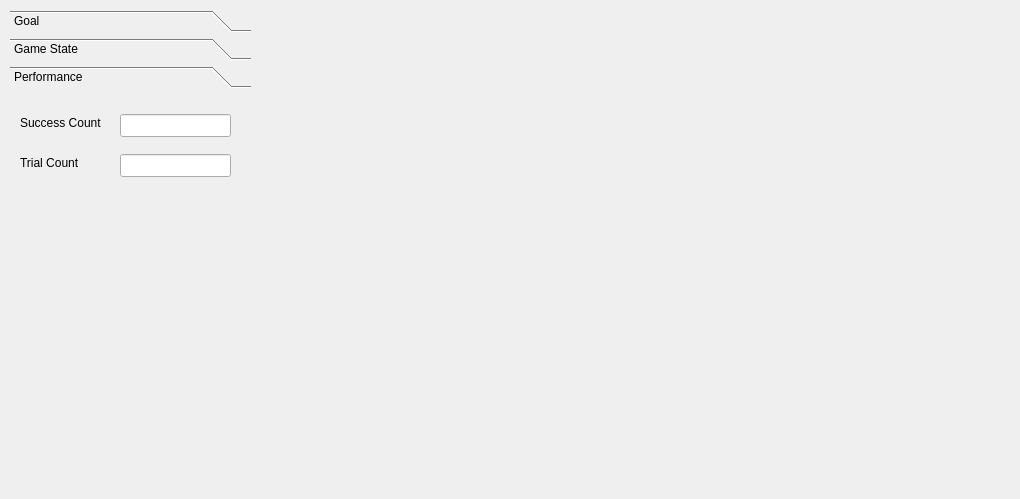
<ui version="4.0" >
 <class>CaseViewClass</class>
 <widget class="QWidget" name="CaseViewClass" >
  <property name="geometry" >
   <rect>
    <x>0</x>
    <y>0</y>
    <width>1020</width>
    <height>499</height>
   </rect>
  </property>
  <property name="windowTitle" >
   <string>CaseView</string>
  </property>
  <widget class="QFrame" name="frmPlanView" >
   <property name="geometry" >
    <rect>
     <x>260</x>
     <y>10</y>
     <width>751</width>
     <height>480</height>
    </rect>
   </property>
   <property name="sizePolicy" >
    <sizepolicy vsizetype="Fixed" hsizetype="Fixed" >
     <horstretch>0</horstretch>
     <verstretch>0</verstretch>
    </sizepolicy>
   </property>
   <property name="focusPolicy" >
    <enum>Qt::NoFocus</enum>
   </property>
   <property name="frameShape" >
    <enum>QFrame::NoFrame</enum>
   </property>
   <property name="frameShadow" >
    <enum>QFrame::Plain</enum>
   </property>
  </widget>
  <widget class="QToolBox" name="toolBox" >
   <property name="geometry" >
    <rect>
     <x>10</x>
     <y>10</y>
     <width>241</width>
     <height>481</height>
    </rect>
   </property>
   <property name="frameShadow" >
    <enum>QFrame::Plain</enum>
   </property>
   <property name="currentIndex" >
    <number>2</number>
   </property>
   <widget class="QWidget" name="Goal" >
    <property name="geometry" >
     <rect>
      <x>0</x>
      <y>0</y>
      <width>241</width>
      <height>388</height>
     </rect>
    </property>
    <attribute name="label" >
     <string>Goal</string>
    </attribute>
    <widget class="QTableWidget" name="tblParameters" >
     <property name="geometry" >
      <rect>
       <x>10</x>
       <y>40</y>
       <width>221</width>
       <height>341</height>
      </rect>
     </property>
     <property name="font" >
      <font>
       <family>Tahoma</family>
       <pointsize>8</pointsize>
       <weight>50</weight>
       <italic>false</italic>
       <bold>false</bold>
       <underline>false</underline>
       <strikeout>false</strikeout>
      </font>
     </property>
     <property name="frameShape" >
      <enum>QFrame::StyledPanel</enum>
     </property>
     <property name="frameShadow" >
      <enum>QFrame::Plain</enum>
     </property>
     <property name="editTriggers" >
      <set>QAbstractItemView::NoEditTriggers</set>
     </property>
     <property name="selectionBehavior" >
      <enum>QAbstractItemView::SelectRows</enum>
     </property>
     <property name="showGrid" >
      <bool>false</bool>
     </property>
     <property name="gridStyle" >
      <enum>Qt::NoPen</enum>
     </property>
     <property name="cornerButtonEnabled" >
      <bool>false</bool>
     </property>
    </widget>
    <widget class="QLabel" name="lblGoalName" >
     <property name="geometry" >
      <rect>
       <x>10</x>
       <y>10</y>
       <width>151</width>
       <height>20</height>
      </rect>
     </property>
     <property name="font" >
      <font>
       <family>MS Shell Dlg 2</family>
       <pointsize>12</pointsize>
       <weight>75</weight>
       <italic>false</italic>
       <bold>true</bold>
       <underline>false</underline>
       <strikeout>false</strikeout>
      </font>
     </property>
     <property name="text" >
      <string>Goal Name</string>
     </property>
     <property name="textFormat" >
      <enum>Qt::AutoText</enum>
     </property>
    </widget>
   </widget>
   <widget class="QWidget" name="Game State" >
    <property name="geometry" >
     <rect>
      <x>0</x>
      <y>0</y>
      <width>241</width>
      <height>388</height>
     </rect>
    </property>
    <attribute name="label" >
     <string>Game State</string>
    </attribute>
    <widget class="QTableWidget" name="tblGameState" >
     <property name="geometry" >
      <rect>
       <x>10</x>
       <y>0</y>
       <width>221</width>
       <height>391</height>
      </rect>
     </property>
     <property name="font" >
      <font>
       <family>Tahoma</family>
       <pointsize>8</pointsize>
       <weight>50</weight>
       <italic>false</italic>
       <bold>false</bold>
       <underline>false</underline>
       <strikeout>false</strikeout>
      </font>
     </property>
     <property name="frameShadow" >
      <enum>QFrame::Plain</enum>
     </property>
     <property name="horizontalScrollBarPolicy" >
      <enum>Qt::ScrollBarAlwaysOff</enum>
     </property>
     <property name="showDropIndicator" stdset="0" >
      <bool>false</bool>
     </property>
     <property name="alternatingRowColors" >
      <bool>true</bool>
     </property>
     <property name="selectionMode" >
      <enum>QAbstractItemView::NoSelection</enum>
     </property>
     <property name="showGrid" >
      <bool>false</bool>
     </property>
     <property name="gridStyle" >
      <enum>Qt::NoPen</enum>
     </property>
     <property name="cornerButtonEnabled" >
      <bool>false</bool>
     </property>
    </widget>
   </widget>
   <widget class="QWidget" name="Performance" >
    <property name="geometry" >
     <rect>
      <x>0</x>
      <y>0</y>
      <width>241</width>
      <height>388</height>
     </rect>
    </property>
    <attribute name="label" >
     <string>Performance</string>
    </attribute>
    <widget class="QLabel" name="lblSuccessCount" >
     <property name="geometry" >
      <rect>
       <x>10</x>
       <y>20</y>
       <width>91</width>
       <height>18</height>
      </rect>
     </property>
     <property name="text" >
      <string>Success Count</string>
     </property>
    </widget>
    <widget class="QLabel" name="lblTrialCount" >
     <property name="geometry" >
      <rect>
       <x>10</x>
       <y>60</y>
       <width>81</width>
       <height>18</height>
      </rect>
     </property>
     <property name="text" >
      <string>Trial Count</string>
     </property>
    </widget>
    <widget class="QLineEdit" name="txtSuccessCount" >
     <property name="geometry" >
      <rect>
       <x>110</x>
       <y>20</y>
       <width>111</width>
       <height>23</height>
      </rect>
     </property>
     <property name="inputMask" >
      <string>9999999999; </string>
     </property>
    </widget>
    <widget class="QLineEdit" name="txtTrialCount" >
     <property name="geometry" >
      <rect>
       <x>110</x>
       <y>60</y>
       <width>111</width>
       <height>23</height>
      </rect>
     </property>
     <property name="inputMask" >
      <string>9999999999; </string>
     </property>
     <property name="maxLength" >
      <number>10</number>
     </property>
    </widget>
   </widget>
  </widget>
 </widget>
 <layoutdefault spacing="6" margin="11" />
 <resources/>
 <connections/>
</ui>
